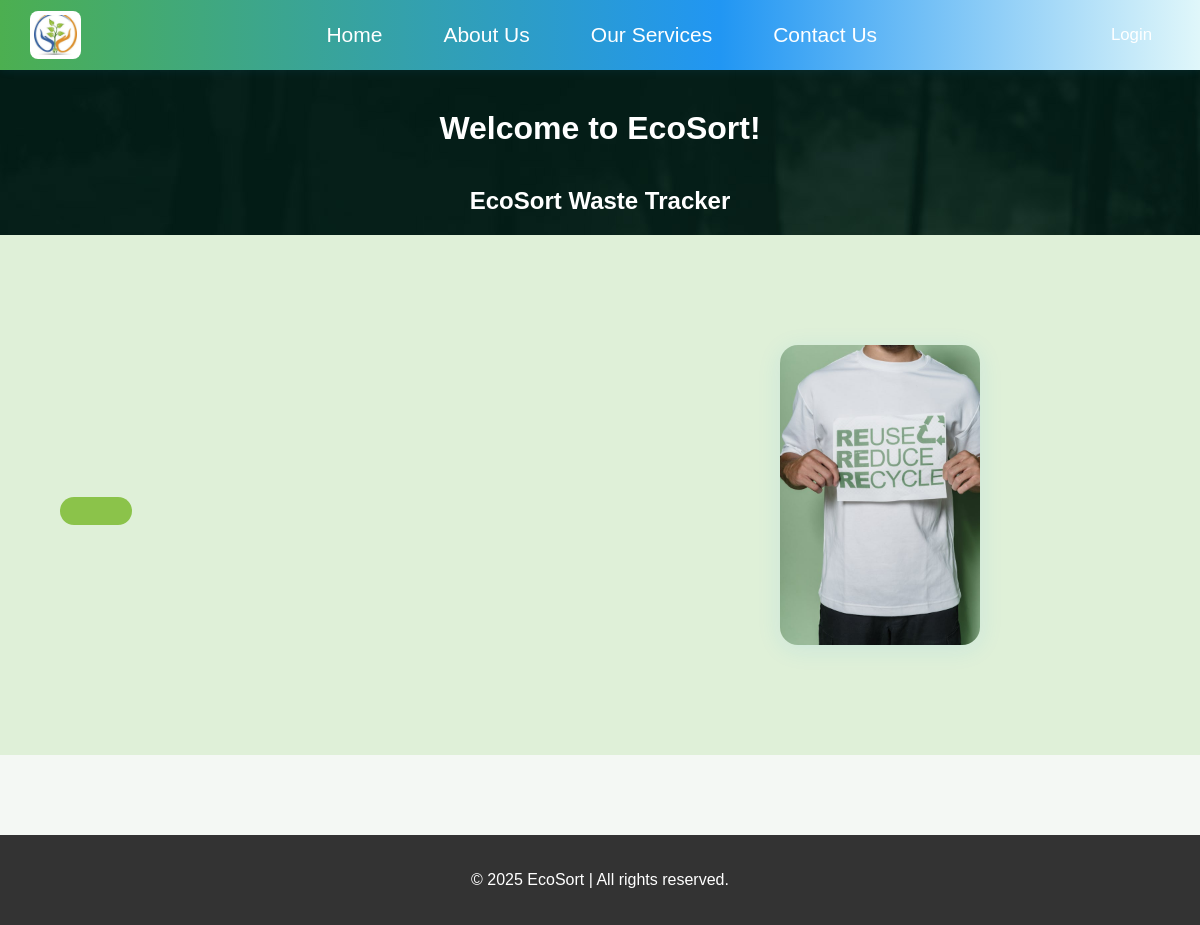
Before: / with the older database file.
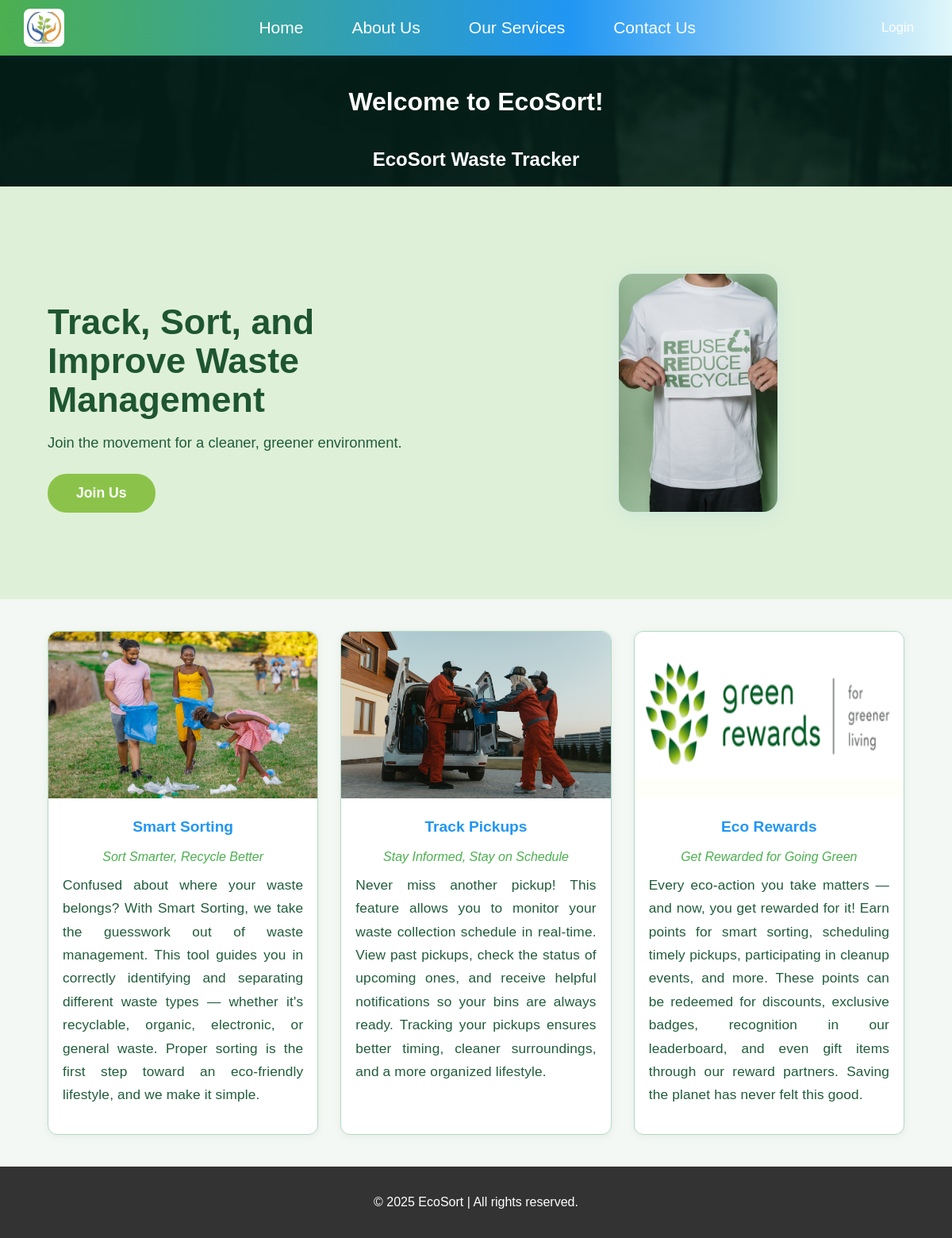
After: the same page with the newer database file.
### WTM_app/models.py (models this page shows, shortened)
class Hero(models.Model):
    heading = models.CharField(max_length=200)
    subtext = models.TextField()
    button_text = models.CharField(max_length=50, default="Join Us")
    button_link = models.CharField(blank=True, null=True)

class FeatureCard(models.Model):
    title = models.CharField(max_length=100)
    tag_line = models.CharField(max_length=150)
    description = models.TextField()
    image = models.ImageField(upload_to='feature_images/')
    alt_text = models.CharField(max_length=100)

### WTM_app/views.py (the view)
# urls.py: path('', views.home_view, name='home'),
def home_view(request):
    hero = Hero.objects.first()
    features = FeatureCard.objects.all()
    return render(request, 'home.html', {'hero': hero, 'features': features})

### WTM_app/templates/home.html (shortened to what this page needs)
{% extends 'base.html' %}
{% load static %}
    {% block navbar %}
    <nav class="navbar">
         <a href="{% url 'home' %}" class="navbar-logo">
            <img src="{% static 'static_images/EcoSort logo.jfif' %}" alt="EcoSort Logo" style="height:40px; vertical-align:middle;">
        </a>
        <div class="navbar-center">
            <a href="{% url 'home' %}">Home</a>
            <a href="{% url 'about' %}">About Us</a>
            <a href="{% url 'services' %}">Our Services</a>
            <a href="{% url 'contact' %}">Contact Us</a>
        </div>
        <div class="navbar-right">
            <a href="{% url 'login' %}">Login</a>
        </div>
    </nav>
    {% endblock %}
    {% block content %}
         <div class="WRL">
        <h1>Welcome to EcoSort!</h1>
        <h2>EcoSort Waste Tracker</h2>
    </div>
    <section class="hero">
        <div class="hero_sub">
            <div class="hero-text">
                <h2>{{ hero.heading }}</h2>
                <p>{{ hero.subtext }}</p>
                <a href="{{ hero.button_link|default:'#' }}" class="join-btn">{{ hero.button_text }}</a>
            </div>
            <div class="hero-image">
                <img src="{% static 'static_images/main pic.jpeg' %}" alt="EcoSort Action">
            </div>
        </div>
    </section>
    <section class="features">
        <div class="hero_sec">
            {% for feature in features %}
            <div class="feature-card">
                <img src="{{ feature.image.url }}" alt="{{ feature.alt_text }}">
                <h3>{{ feature.title }}</h3>
                <em class="tag-line">{{ feature.tag_line }}</em>
                <p>{{ feature.description }}</p>
            </div>
            {% endfor %}
        </div>
    </section>
    <footer>
        <p>&copy; 2025 EcoSort | All rights reserved.</p>
    </footer>
    {% endblock %}

### WTM_app/templates/base.html (shortened to what this page needs)
{% load static %}
<!DOCTYPE html>
<html>
<head>
    <link rel="stylesheet" href="{% static 'style.css' %}">
</head>
<body>
    {% block navbar %}{% endblock %}
    <div class="main-content">
        {% block content %}{% endblock %}
    </div>
</body>
</html>

### WTM_app/static/style.css (style rules this page uses)
body { font-family: 'Montserrat', Arial, sans-serif; background-image: url(static_images/page-title-img2.jpg); margin: 0; padding: 0; min-height: 100vh; }
h1, h2, h3, h4, h5, h6 { font-family: 'Montserrat', Arial, sans-serif; font-weight: 700; }
.navbar { background: linear-gradient(90deg, #4caf50 0%, #2196f3 60%, #e0f7fa 100%); padding: 0 30px; display: flex; align-items: center; height: 70px; box-shadow: 0 2px 8px rgba(33,150,243,0.07); position: relative; z-index: 10; }
.navbar-logo { margin-right: 30px; display: flex; align-items: center; }
.navbar-logo img { height: 40px; border-radius: 8px; background: #fff; padding: 4px; }
.navbar-center { display: flex; align-items: center; justify-content: center; flex: 1; gap: 25px; font-size: 20px; }
.navbar-center a { color: #fff; padding: 12px 18px; text-decoration: none; font-weight: 500; font-size: 1.05em; border-radius: 6px; transition: background 0.2s; }
.navbar-right { display: flex; align-items: center; gap: 10px; }
.navbar-right a { color: #fff; padding: 12px 18px; text-decoration: none; font-weight: 500; font-size: 1.05em; border-radius: 6px; transition: background 0.2s; }
.WRL h1 { color: white; margin-top: 40px; text-align: center; }
.WRL h2 { color: white; margin-top: 40px; text-align: center; }
.hero_sec { width: 90%; max-width: 1200px; margin: 0 auto; display: grid; grid-template-columns: repeat(3, 1fr); gap: 20px; }
.hero { background: #dff0d8; padding: 60px 0; min-height: 400px; display: flex; align-items: center; justify-content: center; }
.hero_sub { display: flex; align-items: center; justify-content: center; max-width: 1200px; margin: 0 auto; width: 90%; gap: 40px; }
.hero-text { flex: 1; text-align: left; }
.hero-text h2 { margin-bottom: 18px; color: #1e5631; font-size: 2.8em; line-height: 1.1; }
.hero-text p { margin-bottom: 28px; color: #205c3b; font-size: 1.15em; }
.join-btn { background: #8bc34a; color: #fff; border: none; border-radius: 24px; padding: 14px 36px; font-size: 1.1em; font-weight: bold; cursor: pointer; transition: background 0.2s; text-decoration: none; display: inline-block; }
.hero-image { flex: 1; display: flex; justify-content: center; }
.hero-image img { max-width: 200%; max-height: 300px; border-radius: 18px; box-shadow: 0 4px 24px rgba(33,150,243,0.10); }
.features { padding: 40px 0; background: #f4f8f4; }
.hero_sec { width: 90%; max-width: 1200px; margin: 0 auto; display: grid; grid-template-columns: repeat(auto-fit, minmax(270px, 1fr)); gap: 28px; }
.feature-card { background-color: white; border: 1px solid #b2d8c5; padding: 0 0 24px; border-radius: 12px; box-shadow: 0 2px 10px rgba(32, 92, 59, 0.08); overflow: hidden; display: flex; flex-direction: column; align-items: center; text-align: center; transition: box-shadow 0.2s, transform 0.2s; }
.feature-card img { width: 100%; height: 210px; border-radius: 12px 12px 0 0; margin-bottom: 15px; }
.feature-card h3 { color: #2196f3; margin: 10px 0 6px 0; font-size: 1.2em; font-weight: bold; }
.feature-card .tag-line { color: #4caf50; font-size: 1em; margin-top: 12px; display: block; }
.feature-card p { color: #205c3b; margin: 12px 18px 0 18px; text-align: justify; font-family: 'Montserrat', Arial, sans-serif; font-size: 1.08em; line-height: 1.7; letter-spacing: 0.01em; padding-bottom: 10px; }
footer { text-align: center; padding: 20px 0; background-color: #333; color: white; }
a { color: #205c3b; text-decoration: none; }

Changed rows visible on the page:
added Hero: heading "Track, Sort, and Improve Waste Management", subtext "Join the movement for a cleaner, greener environment.", button_text "Join Us"
added FeatureCard: image (picture), title "Smart Sorting", tag_line "Sort Smarter, Recycle Better", description "Confused about where your waste belongs? With Smart Sorting, we take the guesswork out of waste management. This tool guides you in correctly identifying and separating different waste types — whether it's recyclable, organic, electronic, or general waste. Proper sorting is the first step toward an eco-friendly lifestyle, and we make it simple."
added FeatureCard: image (picture), title "Track Pickups", tag_line "Stay Informed, Stay on Schedule", description "Never miss another pickup! This feature allows you to monitor your waste collection schedule in real-time. View past pickups, check the status of upcoming ones, and receive helpful notifications so your bins are always ready. Tracking your pickups ensures better timing, cleaner surroundings, and a more organized lifestyle."
added FeatureCard: image (picture), title "Eco Rewards", tag_line "Get Rewarded for Going Green", description "Every eco-action you take matters — and now, you get rewarded for it! Earn points for smart sorting, scheduling timely pickups, participating in cleanup events, and more. These points can be redeemed for discounts, exclusive badges, recognition in our leaderboard, and even gift items through our reward partners. Saving the planet has never felt this good."
